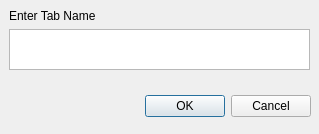
<?xml version="1.0" encoding="UTF-8"?>
<ui version="4.0">
 <class>NameATabDialog</class>
 <widget class="QDialog" name="NameATabDialog">
  <property name="geometry">
   <rect>
    <x>0</x>
    <y>0</y>
    <width>319</width>
    <height>134</height>
   </rect>
  </property>
  <property name="windowTitle">
   <string>Tab Name Dialog</string>
  </property>
  <widget class="QDialogButtonBox" name="buttonBox">
   <property name="geometry">
    <rect>
     <x>10</x>
     <y>90</y>
     <width>301</width>
     <height>32</height>
    </rect>
   </property>
   <property name="orientation">
    <enum>Qt::Horizontal</enum>
   </property>
   <property name="standardButtons">
    <set>QDialogButtonBox::Cancel|QDialogButtonBox::Ok</set>
   </property>
  </widget>
  <widget class="QWidget" name="verticalLayoutWidget">
   <property name="geometry">
    <rect>
     <x>9</x>
     <y>9</y>
     <width>301</width>
     <height>61</height>
    </rect>
   </property>
   <layout class="QVBoxLayout" name="verticalLayout">
    <item>
     <widget class="QLabel" name="label">
      <property name="sizePolicy">
       <sizepolicy hsizetype="Fixed" vsizetype="Fixed">
        <horstretch>0</horstretch>
        <verstretch>0</verstretch>
       </sizepolicy>
      </property>
      <property name="text">
       <string>Enter Tab Name</string>
      </property>
     </widget>
    </item>
    <item>
     <widget class="QTextEdit" name="textEdit"/>
    </item>
   </layout>
  </widget>
 </widget>
 <resources/>
 <connections>
  <connection>
   <sender>buttonBox</sender>
   <signal>accepted()</signal>
   <receiver>NameATabDialog</receiver>
   <slot>accept()</slot>
   <hints>
    <hint type="sourcelabel">
     <x>248</x>
     <y>254</y>
    </hint>
    <hint type="destinationlabel">
     <x>157</x>
     <y>274</y>
    </hint>
   </hints>
  </connection>
  <connection>
   <sender>buttonBox</sender>
   <signal>rejected()</signal>
   <receiver>NameATabDialog</receiver>
   <slot>reject()</slot>
   <hints>
    <hint type="sourcelabel">
     <x>316</x>
     <y>260</y>
    </hint>
    <hint type="destinationlabel">
     <x>286</x>
     <y>274</y>
    </hint>
   </hints>
  </connection>
 </connections>
</ui>
